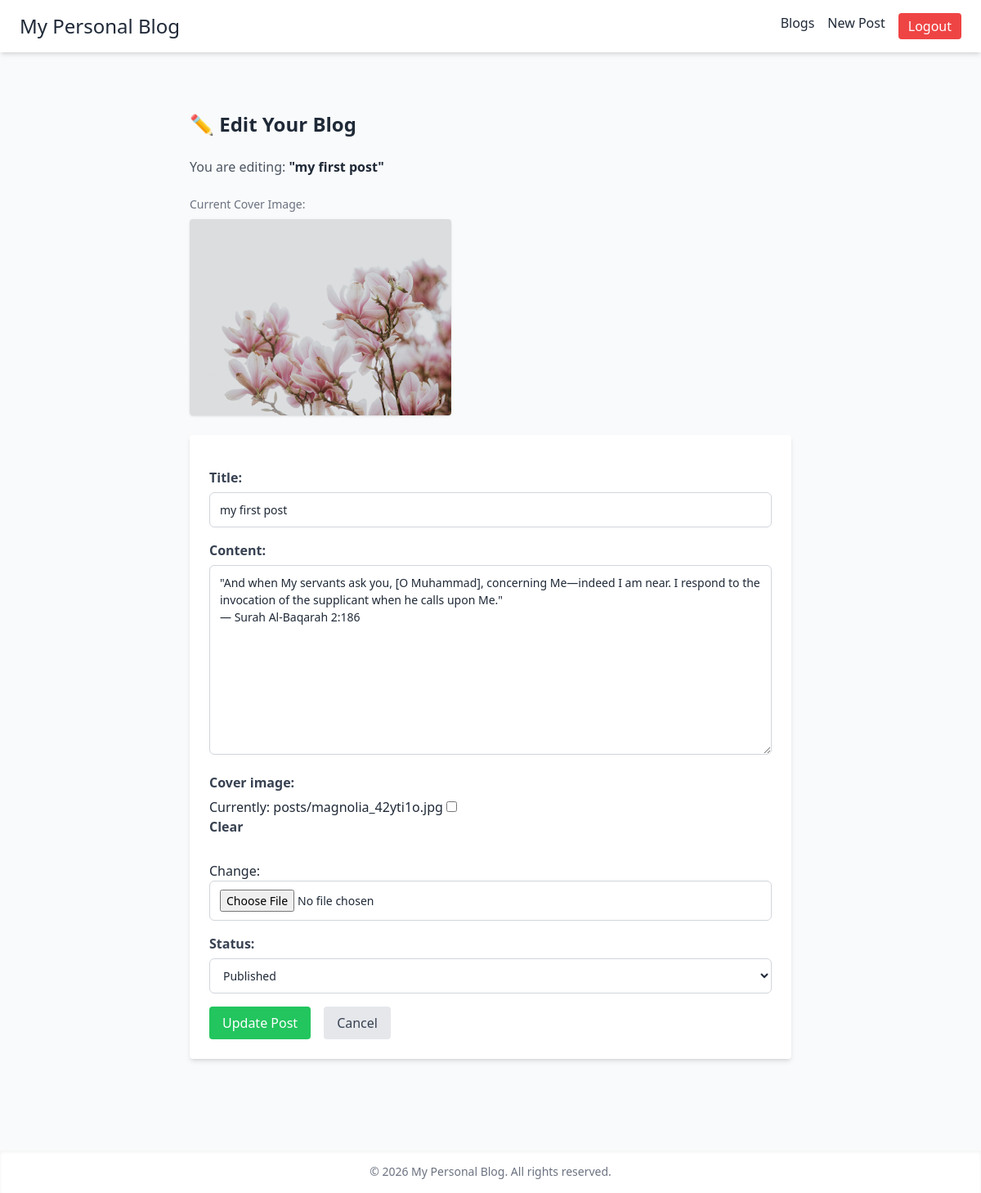
Screenshot of /blogs/3/edit/ (signed in) with the database file from the repository.
### blogs/models.py (models this page shows, shortened)
class Post(models.Model):
    author = models.ForeignKey(settings.AUTH_USER_MODEL, on_delete=models.CASCADE, related_name="posts")
    title = models.CharField(max_length=255)
    slug = models.SlugField(unique=True)
    content = models.TextField()
    cover_image = models.ImageField(upload_to="posts/", blank=True, null=True)
    status = models.CharField(max_length=20, choices=[("draft", "Draft"), ("published", "Published"), ("private", "Private")], default="draft")
    created_at = models.DateTimeField(auto_now_add=True)
    updated_at = models.DateTimeField(auto_now=True)

### blogs/views.py (the view)
# urls.py: path("<int:pk>/edit/", PostUpdateView.as_view(), name="post_update"),
class PostUpdateView(LoginRequiredMixin, UserPassesTestMixin, UpdateView):
    model = Post
    fields = ("title", "content", "cover_image", "status")
    template_name = "post_update.html"
    def test_func(self):
        return self.get_object().author == self.request.user

### templates/post_update.html (shortened to what this page needs)
{% extends "base.html" %}
{% block content %}
<div class="max-w-3xl mx-auto py-10 px-4 space-y-6">
  <h2 class="text-2xl font-semibold text-gray-800">✏️ Edit Your Blog</h2>
  <p class="text-gray-600">
    You are editing:
    <strong class="text-gray-800">"{{ post.title }}"</strong>
  </p>
  {% if post.cover_image %}
  <div class="space-y-2">
    <p class="text-sm text-gray-500">Current Cover Image:</p>
    <img
      src="{{ post.cover_image.url }}"
      alt="{{ post.title }}"
      class="max-w-xs rounded shadow"
    />
  </div>
  {% endif %}
  <form
    method="post"
    enctype="multipart/form-data"
    class="bg-white shadow-md p-6 rounded space-y-4"
  >
    {% csrf_token %} {{ form.as_p }}
    <div class="flex items-center space-x-4">
      <button
        type="submit"
        class="bg-green-500 text-white px-4 py-2 rounded hover:bg-green-600"
      >
        Update Post
      </button>
      <a
        href="{% url 'post_detail' post.pk %}"
        class="bg-gray-200 text-gray-700 px-4 py-2 rounded hover:bg-gray-300"
      >
        Cancel
      </a>
    </div>
  </form>
</div>
{% endblock content %}

### static/css/style.css (style rules this page uses)
form p { margin-bottom: 16px; }
form label { display: block; font-weight: 600; margin-bottom: 6px; color: #374151; }
form input[type="text"], form input[type="email"], form input[type="password"], form input[type="file"], form textarea, form select { width: 100%; padding: 10px 12px; border: 1px solid #d1d5db; border-radius: 6px; font-size: 14px; background-color: #ffffff; box-sizing: border-box; }
form textarea { min-height: 120px; resize: vertical; }

### rows the page displays
Post: title "my first post", cover_image (picture), content "\"And when My servants ask you, [O Muhammad], concerning Me—indeed I am near. I respond to the invocation of the supplicant when he calls upon Me.\" — Surah Al-Baqarah 2:186", status "Published"
